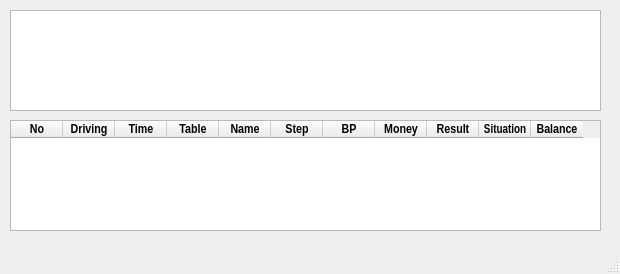
<?xml version="1.0" encoding="UTF-8"?>
<ui version="4.0">
 <class>MainWindow</class>
 <widget class="QMainWindow" name="MainWindow">
  <property name="geometry">
   <rect>
    <x>0</x>
    <y>0</y>
    <width>620</width>
    <height>274</height>
   </rect>
  </property>
  <property name="font">
   <font>
    <family>Arial Black</family>
    <pointsize>6</pointsize>
    <weight>75</weight>
    <bold>true</bold>
   </font>
  </property>
  <property name="windowTitle">
   <string>MainWindow</string>
  </property>
  <widget class="QWidget" name="centralwidget">
   <widget class="QTableWidget" name="csHistory">
    <property name="geometry">
     <rect>
      <x>10</x>
      <y>120</y>
      <width>591</width>
      <height>111</height>
     </rect>
    </property>
    <property name="font">
     <font>
      <family>Arial Narrow</family>
      <pointsize>10</pointsize>
      <weight>50</weight>
      <bold>false</bold>
     </font>
    </property>
    <attribute name="horizontalHeaderDefaultSectionSize">
     <number>52</number>
    </attribute>
    <column>
     <property name="text">
      <string>No</string>
     </property>
     <property name="font">
      <font>
       <family>Arial Narrow</family>
       <pointsize>10</pointsize>
       <weight>75</weight>
       <bold>true</bold>
       <stylestrategy>PreferDefault</stylestrategy>
      </font>
     </property>
     <property name="textAlignment">
      <set>AlignCenter</set>
     </property>
    </column>
    <column>
     <property name="text">
      <string>Driving</string>
     </property>
     <property name="font">
      <font>
       <family>Arial Narrow</family>
       <pointsize>10</pointsize>
       <weight>75</weight>
       <bold>true</bold>
      </font>
     </property>
     <property name="textAlignment">
      <set>AlignCenter</set>
     </property>
    </column>
    <column>
     <property name="text">
      <string>Time</string>
     </property>
     <property name="font">
      <font>
       <family>Arial Narrow</family>
       <pointsize>10</pointsize>
       <weight>75</weight>
       <bold>true</bold>
      </font>
     </property>
     <property name="textAlignment">
      <set>AlignCenter</set>
     </property>
    </column>
    <column>
     <property name="text">
      <string>Table</string>
     </property>
     <property name="font">
      <font>
       <family>Arial Narrow</family>
       <pointsize>10</pointsize>
       <weight>75</weight>
       <bold>true</bold>
      </font>
     </property>
     <property name="textAlignment">
      <set>AlignCenter</set>
     </property>
    </column>
    <column>
     <property name="text">
      <string>Name</string>
     </property>
     <property name="font">
      <font>
       <family>Arial Narrow</family>
       <pointsize>10</pointsize>
       <weight>75</weight>
       <bold>true</bold>
      </font>
     </property>
     <property name="textAlignment">
      <set>AlignCenter</set>
     </property>
    </column>
    <column>
     <property name="text">
      <string>Step</string>
     </property>
     <property name="font">
      <font>
       <family>Arial Narrow</family>
       <pointsize>10</pointsize>
       <weight>75</weight>
       <bold>true</bold>
      </font>
     </property>
     <property name="textAlignment">
      <set>AlignCenter</set>
     </property>
    </column>
    <column>
     <property name="text">
      <string>BP</string>
     </property>
     <property name="font">
      <font>
       <family>Arial Narrow</family>
       <pointsize>10</pointsize>
       <weight>75</weight>
       <bold>true</bold>
      </font>
     </property>
     <property name="textAlignment">
      <set>AlignCenter</set>
     </property>
    </column>
    <column>
     <property name="text">
      <string>Money</string>
     </property>
     <property name="font">
      <font>
       <family>Arial Narrow</family>
       <pointsize>10</pointsize>
       <weight>75</weight>
       <bold>true</bold>
      </font>
     </property>
     <property name="textAlignment">
      <set>AlignCenter</set>
     </property>
    </column>
    <column>
     <property name="text">
      <string>Result</string>
     </property>
     <property name="font">
      <font>
       <family>Arial Narrow</family>
       <pointsize>10</pointsize>
       <weight>75</weight>
       <bold>true</bold>
      </font>
     </property>
     <property name="textAlignment">
      <set>AlignCenter</set>
     </property>
    </column>
    <column>
     <property name="text">
      <string>Situation</string>
     </property>
     <property name="font">
      <font>
       <family>Arial Narrow</family>
       <pointsize>9</pointsize>
       <weight>75</weight>
       <bold>true</bold>
      </font>
     </property>
     <property name="textAlignment">
      <set>AlignCenter</set>
     </property>
    </column>
    <column>
     <property name="text">
      <string>Balance</string>
     </property>
     <property name="font">
      <font>
       <family>Arial Narrow</family>
       <pointsize>10</pointsize>
       <weight>75</weight>
       <bold>true</bold>
      </font>
     </property>
     <property name="textAlignment">
      <set>AlignCenter</set>
     </property>
    </column>
   </widget>
   <widget class="QTableWidget" name="tableWidget">
    <property name="geometry">
     <rect>
      <x>10</x>
      <y>10</y>
      <width>591</width>
      <height>101</height>
     </rect>
    </property>
   </widget>
  </widget>
  <widget class="QMenuBar" name="menubar">
   <property name="geometry">
    <rect>
     <x>0</x>
     <y>0</y>
     <width>620</width>
     <height>21</height>
    </rect>
   </property>
  </widget>
  <widget class="QStatusBar" name="statusbar"/>
 </widget>
 <resources/>
 <connections/>
</ui>
